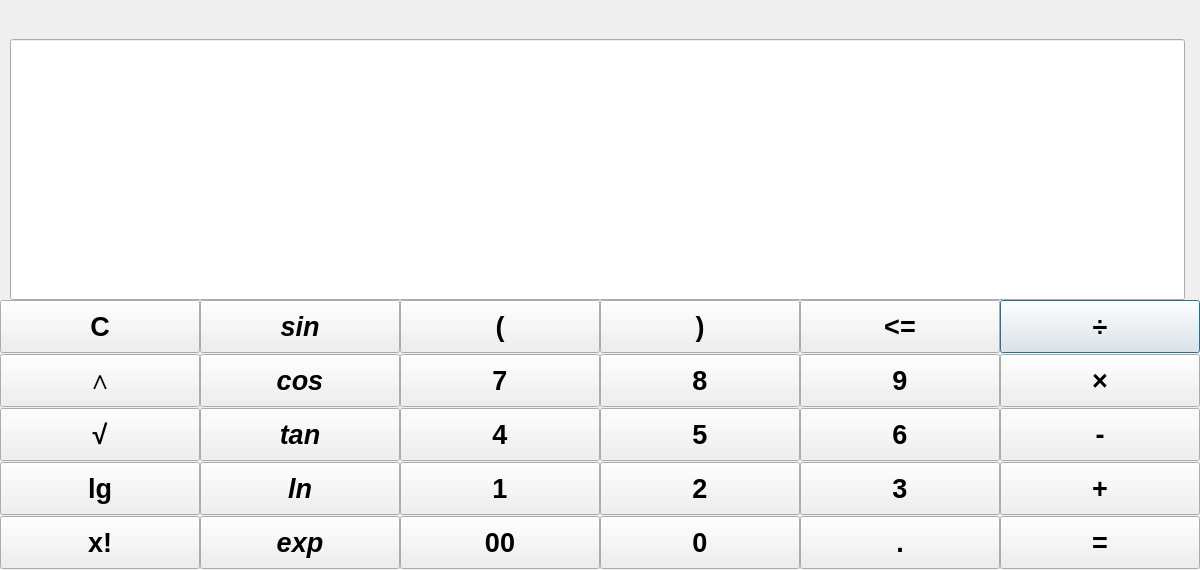
<?xml version="1.0" encoding="UTF-8"?>
<ui version="4.0">
 <class>FloatCanculator</class>
 <widget class="QDialog" name="FloatCanculator">
  <property name="geometry">
   <rect>
    <x>0</x>
    <y>0</y>
    <width>1200</width>
    <height>570</height>
   </rect>
  </property>
  <property name="windowTitle">
   <string>Dialog</string>
  </property>
  <widget class="QLineEdit" name="Display">
   <property name="geometry">
    <rect>
     <x>10</x>
     <y>39</y>
     <width>1175</width>
     <height>261</height>
    </rect>
   </property>
   <property name="font">
    <font>
     <pointsize>20</pointsize>
     <weight>75</weight>
     <bold>true</bold>
    </font>
   </property>
   <property name="alignment">
    <set>Qt::AlignBottom|Qt::AlignRight|Qt::AlignTrailing</set>
   </property>
   <property name="readOnly">
    <bool>false</bool>
   </property>
  </widget>
  <widget class="QPushButton" name="DivisionButton">
   <property name="geometry">
    <rect>
     <x>1000</x>
     <y>300</y>
     <width>200</width>
     <height>53</height>
    </rect>
   </property>
   <property name="font">
    <font>
     <pointsize>20</pointsize>
     <weight>75</weight>
     <bold>true</bold>
    </font>
   </property>
   <property name="text">
    <string>÷</string>
   </property>
  </widget>
  <widget class="QPushButton" name="EqualButton">
   <property name="geometry">
    <rect>
     <x>1000</x>
     <y>516</y>
     <width>200</width>
     <height>53</height>
    </rect>
   </property>
   <property name="font">
    <font>
     <pointsize>20</pointsize>
     <weight>75</weight>
     <bold>true</bold>
    </font>
   </property>
   <property name="text">
    <string>=</string>
   </property>
  </widget>
  <widget class="QPushButton" name="PlusButton">
   <property name="geometry">
    <rect>
     <x>1000</x>
     <y>462</y>
     <width>200</width>
     <height>53</height>
    </rect>
   </property>
   <property name="font">
    <font>
     <pointsize>20</pointsize>
     <weight>75</weight>
     <bold>true</bold>
    </font>
   </property>
   <property name="text">
    <string>+</string>
   </property>
  </widget>
  <widget class="QPushButton" name="MultiplyButton">
   <property name="geometry">
    <rect>
     <x>1000</x>
     <y>354</y>
     <width>200</width>
     <height>53</height>
    </rect>
   </property>
   <property name="font">
    <font>
     <pointsize>20</pointsize>
     <weight>75</weight>
     <bold>true</bold>
    </font>
   </property>
   <property name="text">
    <string>×</string>
   </property>
  </widget>
  <widget class="QPushButton" name="SubtractionButton">
   <property name="geometry">
    <rect>
     <x>1000</x>
     <y>408</y>
     <width>200</width>
     <height>53</height>
    </rect>
   </property>
   <property name="font">
    <font>
     <pointsize>20</pointsize>
     <weight>75</weight>
     <bold>true</bold>
    </font>
   </property>
   <property name="text">
    <string>-</string>
   </property>
  </widget>
  <widget class="QPushButton" name="NineButton">
   <property name="geometry">
    <rect>
     <x>800</x>
     <y>354</y>
     <width>200</width>
     <height>53</height>
    </rect>
   </property>
   <property name="font">
    <font>
     <pointsize>20</pointsize>
     <weight>75</weight>
     <bold>true</bold>
    </font>
   </property>
   <property name="text">
    <string>9</string>
   </property>
  </widget>
  <widget class="QPushButton" name="DotButton">
   <property name="geometry">
    <rect>
     <x>800</x>
     <y>516</y>
     <width>200</width>
     <height>53</height>
    </rect>
   </property>
   <property name="font">
    <font>
     <pointsize>20</pointsize>
     <weight>75</weight>
     <bold>true</bold>
    </font>
   </property>
   <property name="text">
    <string>.</string>
   </property>
  </widget>
  <widget class="QPushButton" name="ThreeButton">
   <property name="geometry">
    <rect>
     <x>800</x>
     <y>462</y>
     <width>200</width>
     <height>53</height>
    </rect>
   </property>
   <property name="font">
    <font>
     <pointsize>20</pointsize>
     <weight>75</weight>
     <bold>true</bold>
    </font>
   </property>
   <property name="text">
    <string>3</string>
   </property>
  </widget>
  <widget class="QPushButton" name="SixButton">
   <property name="geometry">
    <rect>
     <x>800</x>
     <y>408</y>
     <width>200</width>
     <height>53</height>
    </rect>
   </property>
   <property name="font">
    <font>
     <pointsize>20</pointsize>
     <weight>75</weight>
     <bold>true</bold>
    </font>
   </property>
   <property name="text">
    <string>6</string>
   </property>
  </widget>
  <widget class="QPushButton" name="LeftBrakerButton">
   <property name="geometry">
    <rect>
     <x>600</x>
     <y>300</y>
     <width>200</width>
     <height>53</height>
    </rect>
   </property>
   <property name="font">
    <font>
     <pointsize>20</pointsize>
     <weight>75</weight>
     <bold>true</bold>
     <stylestrategy>PreferDefault</stylestrategy>
    </font>
   </property>
   <property name="mouseTracking">
    <bool>true</bool>
   </property>
   <property name="tabletTracking">
    <bool>true</bool>
   </property>
   <property name="text">
    <string>)</string>
   </property>
  </widget>
  <widget class="QPushButton" name="ZeroButton">
   <property name="geometry">
    <rect>
     <x>600</x>
     <y>516</y>
     <width>200</width>
     <height>53</height>
    </rect>
   </property>
   <property name="font">
    <font>
     <pointsize>20</pointsize>
     <weight>75</weight>
     <bold>true</bold>
    </font>
   </property>
   <property name="text">
    <string>0</string>
   </property>
  </widget>
  <widget class="QPushButton" name="TwoButton">
   <property name="geometry">
    <rect>
     <x>600</x>
     <y>462</y>
     <width>200</width>
     <height>53</height>
    </rect>
   </property>
   <property name="font">
    <font>
     <pointsize>20</pointsize>
     <weight>75</weight>
     <bold>true</bold>
    </font>
   </property>
   <property name="text">
    <string>2</string>
   </property>
  </widget>
  <widget class="QPushButton" name="FiveButton">
   <property name="geometry">
    <rect>
     <x>600</x>
     <y>408</y>
     <width>200</width>
     <height>53</height>
    </rect>
   </property>
   <property name="font">
    <font>
     <pointsize>20</pointsize>
     <weight>75</weight>
     <bold>true</bold>
    </font>
   </property>
   <property name="text">
    <string>5</string>
   </property>
  </widget>
  <widget class="QPushButton" name="EightButton">
   <property name="geometry">
    <rect>
     <x>600</x>
     <y>354</y>
     <width>200</width>
     <height>53</height>
    </rect>
   </property>
   <property name="font">
    <font>
     <pointsize>20</pointsize>
     <weight>75</weight>
     <bold>true</bold>
    </font>
   </property>
   <property name="text">
    <string>8</string>
   </property>
  </widget>
  <widget class="QPushButton" name="RightBracketButton">
   <property name="geometry">
    <rect>
     <x>400</x>
     <y>300</y>
     <width>200</width>
     <height>53</height>
    </rect>
   </property>
   <property name="font">
    <font>
     <pointsize>20</pointsize>
     <weight>75</weight>
     <bold>true</bold>
    </font>
   </property>
   <property name="text">
    <string>(</string>
   </property>
  </widget>
  <widget class="QPushButton" name="DoubleZeroButton">
   <property name="geometry">
    <rect>
     <x>400</x>
     <y>516</y>
     <width>200</width>
     <height>53</height>
    </rect>
   </property>
   <property name="font">
    <font>
     <pointsize>20</pointsize>
     <weight>75</weight>
     <bold>true</bold>
    </font>
   </property>
   <property name="text">
    <string>00</string>
   </property>
  </widget>
  <widget class="QPushButton" name="SevenButton">
   <property name="geometry">
    <rect>
     <x>400</x>
     <y>354</y>
     <width>200</width>
     <height>53</height>
    </rect>
   </property>
   <property name="font">
    <font>
     <pointsize>20</pointsize>
     <weight>75</weight>
     <bold>true</bold>
    </font>
   </property>
   <property name="text">
    <string>7</string>
   </property>
  </widget>
  <widget class="QPushButton" name="OneButton">
   <property name="geometry">
    <rect>
     <x>400</x>
     <y>462</y>
     <width>200</width>
     <height>53</height>
    </rect>
   </property>
   <property name="font">
    <font>
     <pointsize>20</pointsize>
     <weight>75</weight>
     <bold>true</bold>
    </font>
   </property>
   <property name="text">
    <string>1</string>
   </property>
  </widget>
  <widget class="QPushButton" name="FourButton">
   <property name="geometry">
    <rect>
     <x>400</x>
     <y>408</y>
     <width>200</width>
     <height>53</height>
    </rect>
   </property>
   <property name="font">
    <font>
     <pointsize>20</pointsize>
     <weight>75</weight>
     <bold>true</bold>
    </font>
   </property>
   <property name="text">
    <string>4</string>
   </property>
  </widget>
  <widget class="QPushButton" name="ClearButton">
   <property name="geometry">
    <rect>
     <x>0</x>
     <y>300</y>
     <width>200</width>
     <height>53</height>
    </rect>
   </property>
   <property name="font">
    <font>
     <pointsize>20</pointsize>
     <weight>75</weight>
     <bold>true</bold>
    </font>
   </property>
   <property name="text">
    <string>C</string>
   </property>
  </widget>
  <widget class="QPushButton" name="lnButton">
   <property name="geometry">
    <rect>
     <x>200</x>
     <y>462</y>
     <width>200</width>
     <height>53</height>
    </rect>
   </property>
   <property name="font">
    <font>
     <pointsize>20</pointsize>
     <weight>75</weight>
     <italic>true</italic>
     <bold>true</bold>
    </font>
   </property>
   <property name="text">
    <string>ln</string>
   </property>
  </widget>
  <widget class="QPushButton" name="ExpButton">
   <property name="geometry">
    <rect>
     <x>200</x>
     <y>516</y>
     <width>200</width>
     <height>53</height>
    </rect>
   </property>
   <property name="font">
    <font>
     <pointsize>20</pointsize>
     <weight>75</weight>
     <italic>true</italic>
     <bold>true</bold>
    </font>
   </property>
   <property name="text">
    <string>exp</string>
   </property>
  </widget>
  <widget class="QPushButton" name="SinButton">
   <property name="geometry">
    <rect>
     <x>200</x>
     <y>300</y>
     <width>200</width>
     <height>53</height>
    </rect>
   </property>
   <property name="font">
    <font>
     <pointsize>20</pointsize>
     <weight>75</weight>
     <italic>true</italic>
     <bold>true</bold>
    </font>
   </property>
   <property name="text">
    <string>sin</string>
   </property>
  </widget>
  <widget class="QPushButton" name="CosButton">
   <property name="geometry">
    <rect>
     <x>200</x>
     <y>354</y>
     <width>200</width>
     <height>53</height>
    </rect>
   </property>
   <property name="font">
    <font>
     <pointsize>20</pointsize>
     <weight>75</weight>
     <italic>true</italic>
     <bold>true</bold>
    </font>
   </property>
   <property name="text">
    <string>cos</string>
   </property>
  </widget>
  <widget class="QPushButton" name="TanButton">
   <property name="geometry">
    <rect>
     <x>200</x>
     <y>408</y>
     <width>200</width>
     <height>53</height>
    </rect>
   </property>
   <property name="font">
    <font>
     <pointsize>20</pointsize>
     <weight>75</weight>
     <italic>true</italic>
     <bold>true</bold>
    </font>
   </property>
   <property name="text">
    <string>tan</string>
   </property>
  </widget>
  <widget class="QPushButton" name="BackUpButton">
   <property name="geometry">
    <rect>
     <x>800</x>
     <y>300</y>
     <width>200</width>
     <height>53</height>
    </rect>
   </property>
   <property name="font">
    <font>
     <pointsize>20</pointsize>
     <weight>75</weight>
     <bold>true</bold>
    </font>
   </property>
   <property name="text">
    <string>&lt;=</string>
   </property>
  </widget>
  <widget class="QPushButton" name="LgButton">
   <property name="geometry">
    <rect>
     <x>0</x>
     <y>462</y>
     <width>200</width>
     <height>53</height>
    </rect>
   </property>
   <property name="font">
    <font>
     <pointsize>20</pointsize>
     <weight>75</weight>
     <bold>true</bold>
    </font>
   </property>
   <property name="text">
    <string>lg</string>
   </property>
  </widget>
  <widget class="QPushButton" name="FactorialButton">
   <property name="geometry">
    <rect>
     <x>0</x>
     <y>516</y>
     <width>200</width>
     <height>53</height>
    </rect>
   </property>
   <property name="font">
    <font>
     <pointsize>20</pointsize>
     <weight>75</weight>
     <bold>true</bold>
    </font>
   </property>
   <property name="text">
    <string>x!</string>
   </property>
  </widget>
  <widget class="QPushButton" name="SqrtButton">
   <property name="geometry">
    <rect>
     <x>0</x>
     <y>408</y>
     <width>200</width>
     <height>53</height>
    </rect>
   </property>
   <property name="font">
    <font>
     <pointsize>20</pointsize>
     <weight>75</weight>
     <bold>true</bold>
    </font>
   </property>
   <property name="text">
    <string>√</string>
   </property>
  </widget>
  <widget class="QPushButton" name="PowerButton">
   <property name="geometry">
    <rect>
     <x>0</x>
     <y>354</y>
     <width>200</width>
     <height>53</height>
    </rect>
   </property>
   <property name="font">
    <font>
     <pointsize>20</pointsize>
     <weight>75</weight>
     <bold>true</bold>
    </font>
   </property>
   <property name="text">
    <string>∧</string>
   </property>
  </widget>
  <zorder>Display</zorder>
  <zorder>DivisionButton</zorder>
  <zorder>EqualButton</zorder>
  <zorder>PlusButton</zorder>
  <zorder>MultiplyButton</zorder>
  <zorder>SubtractionButton</zorder>
  <zorder>NineButton</zorder>
  <zorder>DotButton</zorder>
  <zorder>ThreeButton</zorder>
  <zorder>SixButton</zorder>
  <zorder>LeftBrakerButton</zorder>
  <zorder>ZeroButton</zorder>
  <zorder>TwoButton</zorder>
  <zorder>FiveButton</zorder>
  <zorder>EightButton</zorder>
  <zorder>RightBracketButton</zorder>
  <zorder>SevenButton</zorder>
  <zorder>OneButton</zorder>
  <zorder>FourButton</zorder>
  <zorder>ClearButton</zorder>
  <zorder>lnButton</zorder>
  <zorder>ExpButton</zorder>
  <zorder>SinButton</zorder>
  <zorder>CosButton</zorder>
  <zorder>TanButton</zorder>
  <zorder>DoubleZeroButton</zorder>
  <zorder>BackUpButton</zorder>
  <zorder>LgButton</zorder>
  <zorder>FactorialButton</zorder>
  <zorder>SqrtButton</zorder>
  <zorder>PowerButton</zorder>
 </widget>
 <resources/>
 <connections/>
</ui>
